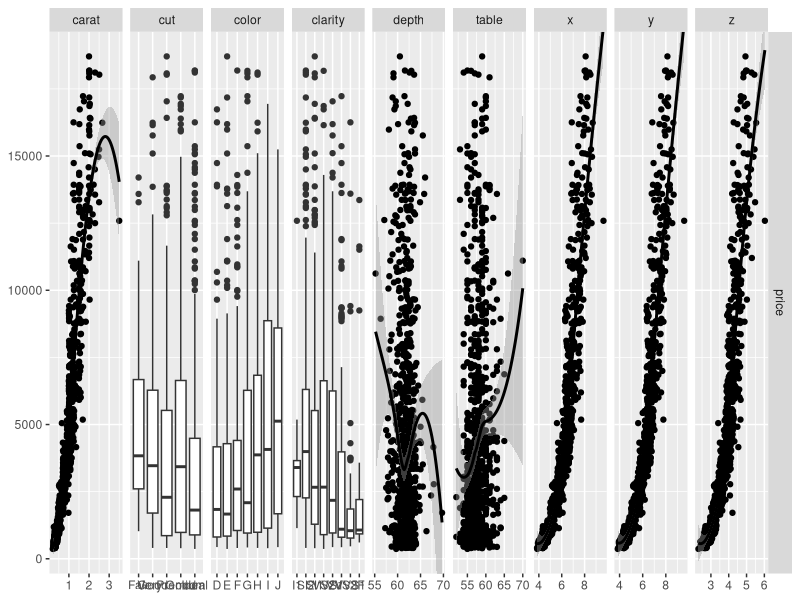
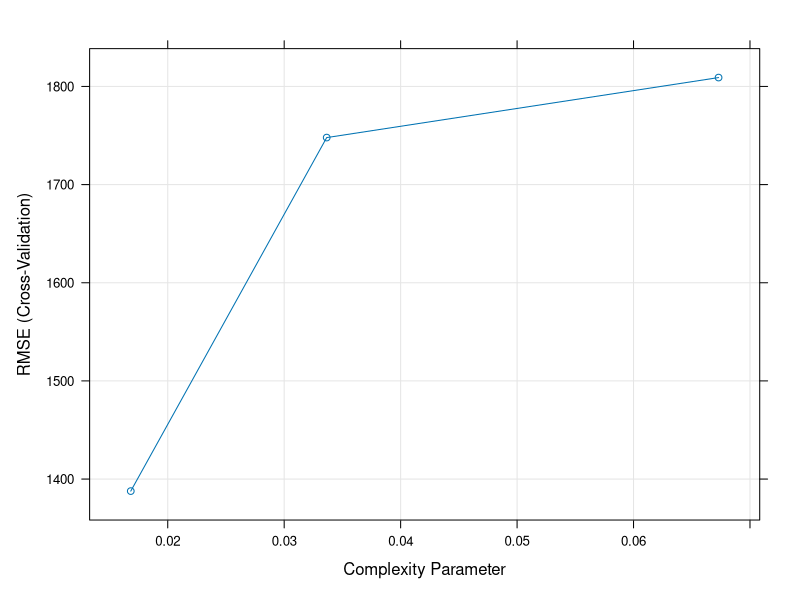

Here is the R script that generated these plots, in order:
## ---- chunk 1
options(htmltools.dir.version = FALSE)
## ---- chunk 2
library(ggplot2)
diamonds
## ---- chunk 3
library(GGally)
library(dplyr)
colunas <- names(diamonds)
ggduo(
  diamonds %>% sample_n(1000), 
  columnsY = "price", columnsX = colunas[colunas != "price"]
)
## ---- chunk 4
library(caret)
model <- train(price ~ carat + x, data = diamonds, method = "lm")
model
## ---- chunk 5
preds <- predict(model, diamonds)
head(preds)
## ---- chunk 6
train_control <- trainControl(method="cv", number=5)
model <- train(
  price ~ carat + x, data = diamonds, 
  method = "lm", 
  trControl = train_control
)
model
## ---- chunk 7

## ---- chunk 8
MSE <- function(data, lev = NULL, model = NULL) {
  out <- sum((data$obs - data$pred)^2)/nrow(data)
  names(out) <- "MSE"
  out
}
## ---- chunk 9
train_control <- trainControl(method="cv", number=5, summaryFunction = MSE)
model <- train(
  price ~ carat + x, data = diamonds, 
  method = "lm", 
  trControl = train_control,
  metric = "MSE"
)
## ---- chunk 10
model
## ---- chunk 11
x <- diamonds %>% select(-price) %>% model.matrix(~., data = .)
y <- diamonds$price

ctrl <- rfeControl(
  functions = lmFuncs,
  method = "cv",
  number = 5,
  verbose = TRUE
)

model <- rfe(
  x = x, 
  y = y, 
  sizes = c(1, 5, 7), 
  rfeControl = ctrl
)
## ---- chunk 12
model
## ---- chunk 13
train_control <- trainControl(method="cv", number=5)
model <- train(
  price ~ ., data = diamonds, 
  method = "rpart", 
  trControl = train_control
)
## ---- chunk 14
model
## ---- chunk 15
train_control <- trainControl(method="cv", number=5)
tuning_grid <- data.frame(cp = c(0.03365116/2, 0.03365116, 2*0.03365116))
model <- train(
  price ~ ., data = diamonds, 
  method = "rpart", 
  trControl = train_control, 
  tuneGrid = tuning_grid
)
## ---- chunk 16
model
## ---- chunk 17
plot(model)
